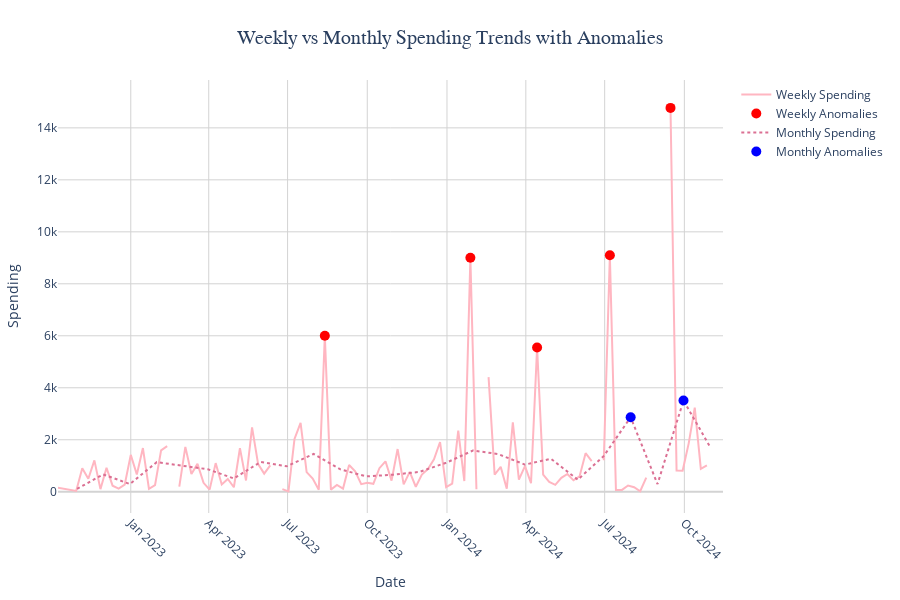

Source (notebook cell):
### Code cell
import numpy as np
import plotly.graph_objects as go

# Define a function to detect anomalies using Z-scores
def detect_anomalies(data, threshold=2):
    mean = np.mean(data)
    std = np.std(data)
    z_scores = (data - mean) / std
    anomalies = np.where(np.abs(z_scores) > threshold)
    return anomalies[0]

# Detect anomalies for weekly and monthly spending
weekly_anomalies = detect_anomalies(weekly_spending['Average Weekly Spending'])
monthly_anomalies = detect_anomalies(monthly_spending['Average Monthly Spending'])

# Create the figure for trend comparison
fig = go.Figure()

# Add Weekly Spending trend line
fig.add_trace(
    go.Scatter(
        x=weekly_spending['Date'],
        y=weekly_spending['Average Weekly Spending'],
        mode='lines',
        line=dict(color='lightpink', width=2, dash='solid'),
        name='Weekly Spending'
    )
)

# Highlight anomalies in Weekly Spending
fig.add_trace(
    go.Scatter(
        x=weekly_spending.iloc[weekly_anomalies]['Date'],
        y=weekly_spending.iloc[weekly_anomalies]['Average Weekly Spending'],
        mode='markers',
        marker=dict(size=10, color='red', symbol='circle'),
        name='Weekly Anomalies'
    )
)

# Add Monthly Spending trend line
fig.add_trace(
    go.Scatter(
        x=monthly_spending['Date'],
        y=monthly_spending['Average Monthly Spending'],
        mode='lines',
        line=dict(color='palevioletred', width=2, dash='dot'),
        name='Monthly Spending'
    )
)

# Highlight anomalies in Monthly Spending
fig.add_trace(
    go.Scatter(
        x=monthly_spending.iloc[monthly_anomalies]['Date'],
        y=monthly_spending.iloc[monthly_anomalies]['Average Monthly Spending'],
        mode='markers',
        marker=dict(size=10, color='blue', symbol='circle'),
        name='Monthly Anomalies'
    )
)

# Update layout to improve aesthetics
fig.update_layout(
    title={
        'text': 'Weekly vs Monthly Spending Trends with Anomalies',
        'x': 0.5,
        'y': 0.95,
        'xanchor': 'center',
        'yanchor': 'top',
        'font': {'size': 20, 'family': 'Arial, sans-serif'}
    },
    xaxis=dict(
        title='Date',
        tickformat='%b %Y',
        showgrid=True,
        gridcolor='lightgray',
        tickangle=45
    ),
    yaxis=dict(
        title='Spending',
        zeroline=True,
        zerolinecolor='lightgray',
        showgrid=True,
        gridcolor='lightgray'
    ),
    template='plotly_white',
    height=600,  # Adjusted height
    margin=dict(t=80, b=50, l=50, r=50),
    hovermode='x unified'  # Unified hover for easy comparison
)

# Show the plot
fig.show()

# Save the figure to an HTML file
pio.write_html(fig, file='weekly_monthly_spending.html', full_html=True)

# Or get the HTML string directly
graph_html = pio.to_html(fig, full_html=False)

### Figure 1 — Plotly figure (JSON) as saved in the notebook; plotly's stock layout.template omitted (floating-point values rounded to 4 significant figures)
{"data": [{"line": {"color": "lightpink", "dash": "solid", "width": 2}, "mode": "lines", "name": "Weekly Spending", "type": "scatter", "x": ["2022-10-09T00:00:00", "2022-10-16T00:00:00", "2022-10-23T00:00:00", "2022-10-30T00:00:00", "2022-11-06T00:00:00", "2022-11-13T00:00:00", "2022-11-20T00:00:00", "2022-11-27T00:00:00", "2022-12-04T00:00:00", "2022-12-11T00:00:00", "2022-12-18T00:00:00", "2022-12-25T00:00:00", "2023-01-01T00:00:00", "2023-01-08T00:00:00", "2023-01-15T00:00:00", "2023-01-22T00:00:00", "2023-01-29T00:00:00", "2023-02-05T00:00:00", "2023-02-12T00:00:00", "2023-02-19T00:00:00", "2023-02-26T00:00:00", "2023-03-05T00:00:00", "2023-03-12T00:00:00", "2023-03-19T00:00:00", "2023-03-26T00:00:00", "2023-04-02T00:00:00", "2023-04-09T00:00:00", "2023-04-16T00:00:00", "2023-04-23T00:00:00", "2023-04-30T00:00:00", "2023-05-07T00:00:00", "2023-05-14T00:00:00", "2023-05-21T00:00:00", "2023-05-28T00:00:00", "2023-06-04T00:00:00", "2023-06-11T00:00:00", "2023-06-18T00:00:00", "2023-06-25T00:00:00", "2023-07-02T00:00:00", "2023-07-09T00:00:00", "2023-07-16T00:00:00", "2023-07-23T00:00:00", "2023-07-30T00:00:00", "2023-08-06T00:00:00", "2023-08-13T00:00:00", "2023-08-20T00:00:00", "2023-08-27T00:00:00", "2023-09-03T00:00:00", "2023-09-10T00:00:00", "2023-09-17T00:00:00", "2023-09-24T00:00:00", "2023-10-01T00:00:00", "2023-10-08T00:00:00", "2023-10-15T00:00:00", "2023-10-22T00:00:00", "2023-10-29T00:00:00", "2023-11-05T00:00:00", "2023-11-12T00:00:00", "2023-11-19T00:00:00", "2023-11-26T00:00:00", "2023-12-03T00:00:00", "2023-12-10T00:00:00", "2023-12-17T00:00:00", "2023-12-24T00:00:00", "2023-12-31T00:00:00", "2024-01-07T00:00:00", "2024-01-14T00:00:00", "2024-01-21T00:00:00", "2024-01-28T00:00:00", "2024-02-04T00:00:00", "2024-02-11T00:00:00", "2024-02-18T00:00:00", "2024-02-25T00:00:00", "2024-03-03T00:00:00", "2024-03-10T00:00:00", "2024-03-17T00:00:00", "2024-03-24T00:00:00", "2024-03-31T00:00:00", "2024-04-07T00:00:00", "2024-04-14T00:00:00", "2024-04-21T00:00:00", "2024-04-28T00:00:00", "2024-05-05T00:00:00", "2024-05-12T00:00:00", "2024-05-19T00:00:00", "2024-05-26T00:00:00", "2024-06-02T00:00:00", "2024-06-09T00:00:00", "2024-06-16T00:00:00", "2024-06-23T00:00:00", "2024-06-30T00:00:00", "2024-07-07T00:00:00", "2024-07-14T00:00:00", "2024-07-21T00:00:00", "2024-07-28T00:00:00", "2024-08-04T00:00:00", "2024-08-11T00:00:00", "2024-08-18T00:00:00", "2024-08-25T00:00:00", "2024-09-01T00:00:00", "2024-09-08T00:00:00", "2024-09-15T00:00:00", "2024-09-22T00:00:00", "2024-09-29T00:00:00", "2024-10-06T00:00:00", "2024-10-13T00:00:00", "2024-10-20T00:00:00", "2024-10-27T00:00:00"], "y": [155.0, 122.9, 85.97, 32, 903.6, 497.9, 1207.0, 99.62, 923, 233.6, 121.9, 271.2, 1417.0, 664.7, 1682.0, 113.8, 250.5, 1592.0, 1755.0, null, 194.2, 1726.0, 679, 1072.0, 343.9, 80.5, 1102.0, 279.1, 493.1, 173.4, 1680.0, 433.6, 2475.0, 1065.0, 696.8, 1013.0, null, 101, 15.02, 2029, 2650.0, 754, 505, 77.46, 6000, 80, 259.0, 121.3, 1029.0, 783.4, 290.6, 342.4, 304.4, 907.3, 1170.0, 428.1, 1642.0, 280.9, 765.3, 192, 662.6, 872.3, 1247.0, 1913.0, 180, 312.1, 2350.0, 412.2, 9000, 99.01, null, 4412.0, 657.6, 957.3, 116.8, 2670.0, 466.9, 986.7, 330.9, 5548.0, 655.9, 375.2, 263.6, 535, 684.7, 438.9, 590.3, 1482.0, 1176.0, null, 1214.0, 9099.0, 70, 70, 240.0, 171.8, 20, 541.0, null, 324.0, null, 14768, 812.6, 805.5, 1861.0, 3239.0, 878.7, 1017.0]}, {"marker": {"color": "red", "size": 10, "symbol": "circle"}, "mode": "markers", "name": "Weekly Anomalies", "type": "scatter", "x": ["2023-08-13T00:00:00", "2024-01-28T00:00:00", "2024-04-14T00:00:00", "2024-07-07T00:00:00", "2024-09-15T00:00:00"], "y": [6000, 9000, 5548.0, 9099.0, 14768]}, {"line": {"color": "palevioletred", "dash": "dot", "width": 2}, "mode": "lines", "name": "Monthly Spending", "type": "scatter", "x": ["2022-10-31T00:00:00", "2022-11-30T00:00:00", "2022-12-31T00:00:00", "2023-01-31T00:00:00", "2023-02-28T00:00:00", "2023-03-31T00:00:00", "2023-04-30T00:00:00", "2023-05-31T00:00:00", "2023-06-30T00:00:00", "2023-07-31T00:00:00", "2023-08-31T00:00:00", "2023-09-30T00:00:00", "2023-10-31T00:00:00", "2023-11-30T00:00:00", "2023-12-31T00:00:00", "2024-01-31T00:00:00", "2024-02-29T00:00:00", "2024-03-31T00:00:00", "2024-04-30T00:00:00", "2024-05-31T00:00:00", "2024-06-30T00:00:00", "2024-07-31T00:00:00", "2024-08-31T00:00:00", "2024-09-30T00:00:00", "2024-10-31T00:00:00"], "y": [109.6, 666.0, 297.3, 1139.0, 1008.0, 865.0, 511.0, 1148.0, 977.5, 1454.0, 859.1, 590.1, 656.8, 760.9, 1115.0, 1585.0, 1450.0, 1044.0, 1269.0, 463.4, 1378.0, 2864.0, 295.0, 3511.0, 1707.0]}, {"marker": {"color": "blue", "size": 10, "symbol": "circle"}, "mode": "markers", "name": "Monthly Anomalies", "type": "scatter", "x": ["2024-07-31T00:00:00", "2024-09-30T00:00:00"], "y": [2864.0, 3511.0]}], "layout": {"height": 600, "hovermode": "x unified", "margin": {"b": 50, "l": 50, "r": 50, "t": 80}, "title": {"font": {"family": "Arial, sans-serif", "size": 20}, "text": "Weekly vs Monthly Spending Trends with Anomalies", "x": 0.5, "xanchor": "center", "y": 0.95, "yanchor": "top"}, "xaxis": {"gridcolor": "lightgray", "showgrid": true, "tickangle": 45, "tickformat": "%b %Y", "title": {"text": "Date"}}, "yaxis": {"gridcolor": "lightgray", "showgrid": true, "title": {"text": "Spending"}, "zeroline": true, "zerolinecolor": "lightgray"}}}
